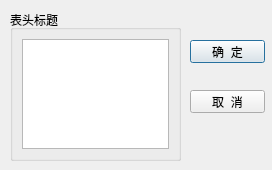
<?xml version="1.0" encoding="UTF-8"?>
<ui version="4.0">
 <class>QWDialogHeader</class>
 <widget class="QDialog" name="QWDialogHeader">
  <property name="geometry">
   <rect>
    <x>0</x>
    <y>0</y>
    <width>272</width>
    <height>170</height>
   </rect>
  </property>
  <property name="windowTitle">
   <string>Dialog</string>
  </property>
  <widget class="QGroupBox" name="groupBox">
   <property name="geometry">
    <rect>
     <x>10</x>
     <y>10</y>
     <width>171</width>
     <height>151</height>
    </rect>
   </property>
   <property name="title">
    <string>表头标题</string>
   </property>
   <layout class="QVBoxLayout" name="verticalLayout">
    <item>
     <widget class="QListView" name="listView"/>
    </item>
   </layout>
  </widget>
  <widget class="QPushButton" name="btnOK">
   <property name="geometry">
    <rect>
     <x>190</x>
     <y>40</y>
     <width>75</width>
     <height>23</height>
    </rect>
   </property>
   <property name="text">
    <string>确  定</string>
   </property>
  </widget>
  <widget class="QPushButton" name="btnCancel">
   <property name="geometry">
    <rect>
     <x>190</x>
     <y>90</y>
     <width>75</width>
     <height>23</height>
    </rect>
   </property>
   <property name="text">
    <string>取  消</string>
   </property>
  </widget>
 </widget>
 <resources/>
 <connections>
  <connection>
   <sender>btnOK</sender>
   <signal>clicked()</signal>
   <receiver>QWDialogHeader</receiver>
   <slot>accept()</slot>
   <hints>
    <hint type="sourcelabel">
     <x>236</x>
     <y>48</y>
    </hint>
    <hint type="destinationlabel">
     <x>251</x>
     <y>21</y>
    </hint>
   </hints>
  </connection>
  <connection>
   <sender>btnCancel</sender>
   <signal>clicked()</signal>
   <receiver>QWDialogHeader</receiver>
   <slot>reject()</slot>
   <hints>
    <hint type="sourcelabel">
     <x>214</x>
     <y>106</y>
    </hint>
    <hint type="destinationlabel">
     <x>227</x>
     <y>136</y>
    </hint>
   </hints>
  </connection>
 </connections>
</ui>
